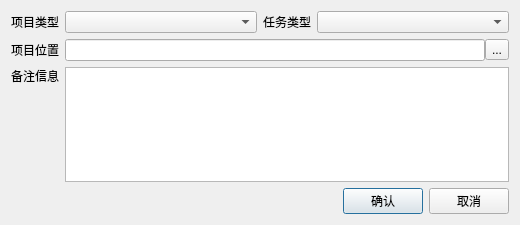
<?xml version="1.0" encoding="UTF-8"?>
<ui version="4.0">
 <class>Dialog</class>
 <widget class="QDialog" name="Dialog">
  <property name="geometry">
   <rect>
    <x>0</x>
    <y>0</y>
    <width>520</width>
    <height>225</height>
   </rect>
  </property>
  <property name="sizePolicy">
   <sizepolicy hsizetype="Fixed" vsizetype="Preferred">
    <horstretch>1</horstretch>
    <verstretch>1</verstretch>
   </sizepolicy>
  </property>
  <property name="minimumSize">
   <size>
    <width>520</width>
    <height>160</height>
   </size>
  </property>
  <property name="maximumSize">
   <size>
    <width>520</width>
    <height>400</height>
   </size>
  </property>
  <property name="windowTitle">
   <string>新建项目</string>
  </property>
  <layout class="QGridLayout" name="gridLayout">
   <item row="0" column="0">
    <layout class="QHBoxLayout" name="horizontalLayout1">
     <item>
      <widget class="QLabel" name="schema_label">
       <property name="sizePolicy">
        <sizepolicy hsizetype="Fixed" vsizetype="Preferred">
         <horstretch>0</horstretch>
         <verstretch>0</verstretch>
        </sizepolicy>
       </property>
       <property name="text">
        <string>项目类型</string>
       </property>
      </widget>
     </item>
     <item>
      <widget class="QComboBox" name="schema">
       <property name="minimumSize">
        <size>
         <width>120</width>
         <height>0</height>
        </size>
       </property>
      </widget>
     </item>
     <item>
      <widget class="QLabel" name="task_label">
       <property name="sizePolicy">
        <sizepolicy hsizetype="Fixed" vsizetype="Preferred">
         <horstretch>0</horstretch>
         <verstretch>0</verstretch>
        </sizepolicy>
       </property>
       <property name="text">
        <string>任务类型</string>
       </property>
      </widget>
     </item>
     <item>
      <widget class="QComboBox" name="task">
       <property name="minimumSize">
        <size>
         <width>120</width>
         <height>0</height>
        </size>
       </property>
      </widget>
     </item>
    </layout>
   </item>
   <item row="1" column="0">
    <layout class="QHBoxLayout" name="horizontalLayout4">
     <item>
      <widget class="QLabel" name="directory_label">
       <property name="text">
        <string>项目位置</string>
       </property>
      </widget>
     </item>
     <item>
      <layout class="QHBoxLayout" name="horizontalLayout2">
       <property name="spacing">
        <number>0</number>
       </property>
       <item>
        <widget class="QLineEdit" name="directory"/>
       </item>
       <item>
        <widget class="QToolButton" name="scan">
         <property name="text">
          <string>...</string>
         </property>
        </widget>
       </item>
      </layout>
     </item>
    </layout>
   </item>
   <item row="2" column="0">
    <layout class="QHBoxLayout" name="horizontalLayout5">
     <item>
      <layout class="QVBoxLayout" name="verticalLayout">
       <item>
        <widget class="QLabel" name="description_label">
         <property name="text">
          <string>备注信息</string>
         </property>
        </widget>
       </item>
       <item>
        <spacer name="verticalSpacer">
         <property name="orientation">
          <enum>Qt::Vertical</enum>
         </property>
         <property name="sizeHint" stdset="0">
          <size>
           <width>20</width>
           <height>40</height>
          </size>
         </property>
        </spacer>
       </item>
      </layout>
     </item>
     <item>
      <widget class="QPlainTextEdit" name="description"/>
     </item>
    </layout>
   </item>
   <item row="3" column="0">
    <layout class="QHBoxLayout" name="horizontalLayout3">
     <item>
      <spacer name="horizontalSpacer">
       <property name="orientation">
        <enum>Qt::Horizontal</enum>
       </property>
       <property name="sizeHint" stdset="0">
        <size>
         <width>40</width>
         <height>20</height>
        </size>
       </property>
      </spacer>
     </item>
     <item>
      <widget class="QPushButton" name="accept">
       <property name="text">
        <string>确认</string>
       </property>
      </widget>
     </item>
     <item>
      <widget class="QPushButton" name="rejust">
       <property name="text">
        <string>取消</string>
       </property>
      </widget>
     </item>
    </layout>
   </item>
  </layout>
 </widget>
 <resources/>
 <connections/>
</ui>
